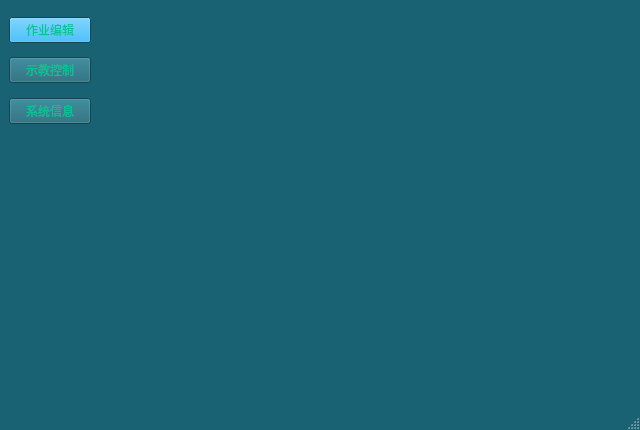
<?xml version="1.0" encoding="UTF-8"?>
<ui version="4.0">
 <class>MainWindow</class>
 <widget class="QMainWindow" name="MainWindow">
  <property name="geometry">
   <rect>
    <x>0</x>
    <y>0</y>
    <width>640</width>
    <height>430</height>
   </rect>
  </property>
  <property name="minimumSize">
   <size>
    <width>640</width>
    <height>430</height>
   </size>
  </property>
  <property name="maximumSize">
   <size>
    <width>640</width>
    <height>430</height>
   </size>
  </property>
  <property name="palette">
   <palette>
    <active>
     <colorrole role="WindowText">
      <brush brushstyle="SolidPattern">
       <color alpha="255">
        <red>246</red>
        <green>255</green>
        <blue>71</blue>
       </color>
      </brush>
     </colorrole>
     <colorrole role="Button">
      <brush brushstyle="SolidPattern">
       <color alpha="255">
        <red>24</red>
        <green>98</green>
        <blue>115</blue>
       </color>
      </brush>
     </colorrole>
     <colorrole role="Text">
      <brush brushstyle="SolidPattern">
       <color alpha="255">
        <red>231</red>
        <green>0</green>
        <blue>0</blue>
       </color>
      </brush>
     </colorrole>
     <colorrole role="ButtonText">
      <brush brushstyle="SolidPattern">
       <color alpha="255">
        <red>0</red>
        <green>197</green>
        <blue>145</blue>
       </color>
      </brush>
     </colorrole>
     <colorrole role="Base">
      <brush brushstyle="SolidPattern">
       <color alpha="255">
        <red>255</red>
        <green>255</green>
        <blue>255</blue>
       </color>
      </brush>
     </colorrole>
     <colorrole role="Window">
      <brush brushstyle="SolidPattern">
       <color alpha="255">
        <red>24</red>
        <green>98</green>
        <blue>115</blue>
       </color>
      </brush>
     </colorrole>
     <colorrole role="ToolTipText">
      <brush brushstyle="SolidPattern">
       <color alpha="255">
        <red>255</red>
        <green>0</green>
        <blue>0</blue>
       </color>
      </brush>
     </colorrole>
    </active>
    <inactive>
     <colorrole role="WindowText">
      <brush brushstyle="SolidPattern">
       <color alpha="255">
        <red>246</red>
        <green>255</green>
        <blue>71</blue>
       </color>
      </brush>
     </colorrole>
     <colorrole role="Button">
      <brush brushstyle="SolidPattern">
       <color alpha="255">
        <red>24</red>
        <green>98</green>
        <blue>115</blue>
       </color>
      </brush>
     </colorrole>
     <colorrole role="Text">
      <brush brushstyle="SolidPattern">
       <color alpha="255">
        <red>231</red>
        <green>0</green>
        <blue>0</blue>
       </color>
      </brush>
     </colorrole>
     <colorrole role="ButtonText">
      <brush brushstyle="SolidPattern">
       <color alpha="255">
        <red>0</red>
        <green>197</green>
        <blue>145</blue>
       </color>
      </brush>
     </colorrole>
     <colorrole role="Base">
      <brush brushstyle="SolidPattern">
       <color alpha="255">
        <red>255</red>
        <green>255</green>
        <blue>255</blue>
       </color>
      </brush>
     </colorrole>
     <colorrole role="Window">
      <brush brushstyle="SolidPattern">
       <color alpha="255">
        <red>24</red>
        <green>98</green>
        <blue>115</blue>
       </color>
      </brush>
     </colorrole>
     <colorrole role="ToolTipText">
      <brush brushstyle="SolidPattern">
       <color alpha="255">
        <red>255</red>
        <green>0</green>
        <blue>0</blue>
       </color>
      </brush>
     </colorrole>
    </inactive>
    <disabled>
     <colorrole role="WindowText">
      <brush brushstyle="SolidPattern">
       <color alpha="255">
        <red>120</red>
        <green>120</green>
        <blue>120</blue>
       </color>
      </brush>
     </colorrole>
     <colorrole role="Button">
      <brush brushstyle="SolidPattern">
       <color alpha="255">
        <red>24</red>
        <green>98</green>
        <blue>115</blue>
       </color>
      </brush>
     </colorrole>
     <colorrole role="Text">
      <brush brushstyle="SolidPattern">
       <color alpha="255">
        <red>120</red>
        <green>120</green>
        <blue>120</blue>
       </color>
      </brush>
     </colorrole>
     <colorrole role="ButtonText">
      <brush brushstyle="SolidPattern">
       <color alpha="255">
        <red>120</red>
        <green>120</green>
        <blue>120</blue>
       </color>
      </brush>
     </colorrole>
     <colorrole role="Base">
      <brush brushstyle="SolidPattern">
       <color alpha="255">
        <red>24</red>
        <green>98</green>
        <blue>115</blue>
       </color>
      </brush>
     </colorrole>
     <colorrole role="Window">
      <brush brushstyle="SolidPattern">
       <color alpha="255">
        <red>24</red>
        <green>98</green>
        <blue>115</blue>
       </color>
      </brush>
     </colorrole>
     <colorrole role="ToolTipText">
      <brush brushstyle="SolidPattern">
       <color alpha="255">
        <red>255</red>
        <green>0</green>
        <blue>0</blue>
       </color>
      </brush>
     </colorrole>
    </disabled>
   </palette>
  </property>
  <property name="windowTitle">
   <string>siasun robot </string>
  </property>
  <widget class="QWidget" name="centralwidget">
   <widget class="QFrame" name="verticalFrame">
    <property name="geometry">
     <rect>
      <x>0</x>
      <y>0</y>
      <width>100</width>
      <height>141</height>
     </rect>
    </property>
    <layout class="QVBoxLayout" name="verticalLayout">
     <item>
      <spacer name="verticalSpacer_5">
       <property name="orientation">
        <enum>Qt::Vertical</enum>
       </property>
       <property name="sizeHint" stdset="0">
        <size>
         <width>20</width>
         <height>40</height>
        </size>
       </property>
      </spacer>
     </item>
     <item>
      <widget class="QPushButton" name="codeBtn">
       <property name="palette">
        <palette>
         <active>
          <colorrole role="Button">
           <brush brushstyle="SolidPattern">
            <color alpha="255">
             <red>0</red>
             <green>170</green>
             <blue>255</blue>
            </color>
           </brush>
          </colorrole>
          <colorrole role="Base">
           <brush brushstyle="SolidPattern">
            <color alpha="255">
             <red>0</red>
             <green>170</green>
             <blue>255</blue>
            </color>
           </brush>
          </colorrole>
         </active>
         <inactive>
          <colorrole role="Button">
           <brush brushstyle="SolidPattern">
            <color alpha="255">
             <red>0</red>
             <green>170</green>
             <blue>255</blue>
            </color>
           </brush>
          </colorrole>
          <colorrole role="Base">
           <brush brushstyle="SolidPattern">
            <color alpha="255">
             <red>0</red>
             <green>170</green>
             <blue>255</blue>
            </color>
           </brush>
          </colorrole>
         </inactive>
         <disabled>
          <colorrole role="Button">
           <brush brushstyle="SolidPattern">
            <color alpha="255">
             <red>0</red>
             <green>170</green>
             <blue>255</blue>
            </color>
           </brush>
          </colorrole>
          <colorrole role="Base">
           <brush brushstyle="SolidPattern">
            <color alpha="255">
             <red>52</red>
             <green>86</green>
             <blue>120</blue>
            </color>
           </brush>
          </colorrole>
         </disabled>
        </palette>
       </property>
       <property name="text">
        <string>作业编辑</string>
       </property>
      </widget>
     </item>
     <item>
      <spacer name="verticalSpacer_2">
       <property name="orientation">
        <enum>Qt::Vertical</enum>
       </property>
       <property name="sizeHint" stdset="0">
        <size>
         <width>20</width>
         <height>40</height>
        </size>
       </property>
      </spacer>
     </item>
     <item>
      <widget class="QPushButton" name="teBtn">
       <property name="text">
        <string>示教控制</string>
       </property>
      </widget>
     </item>
     <item>
      <spacer name="verticalSpacer_3">
       <property name="orientation">
        <enum>Qt::Vertical</enum>
       </property>
       <property name="sizeHint" stdset="0">
        <size>
         <width>20</width>
         <height>40</height>
        </size>
       </property>
      </spacer>
     </item>
     <item>
      <widget class="QPushButton" name="sysBtn">
       <property name="text">
        <string>系统信息</string>
       </property>
      </widget>
     </item>
     <item>
      <spacer name="verticalSpacer_4">
       <property name="orientation">
        <enum>Qt::Vertical</enum>
       </property>
       <property name="sizeHint" stdset="0">
        <size>
         <width>20</width>
         <height>40</height>
        </size>
       </property>
      </spacer>
     </item>
    </layout>
   </widget>
  </widget>
  <widget class="QMenuBar" name="menubar">
   <property name="geometry">
    <rect>
     <x>0</x>
     <y>0</y>
     <width>640</width>
     <height>23</height>
    </rect>
   </property>
  </widget>
  <widget class="QStatusBar" name="statusbar"/>
 </widget>
 <resources/>
 <connections/>
</ui>
